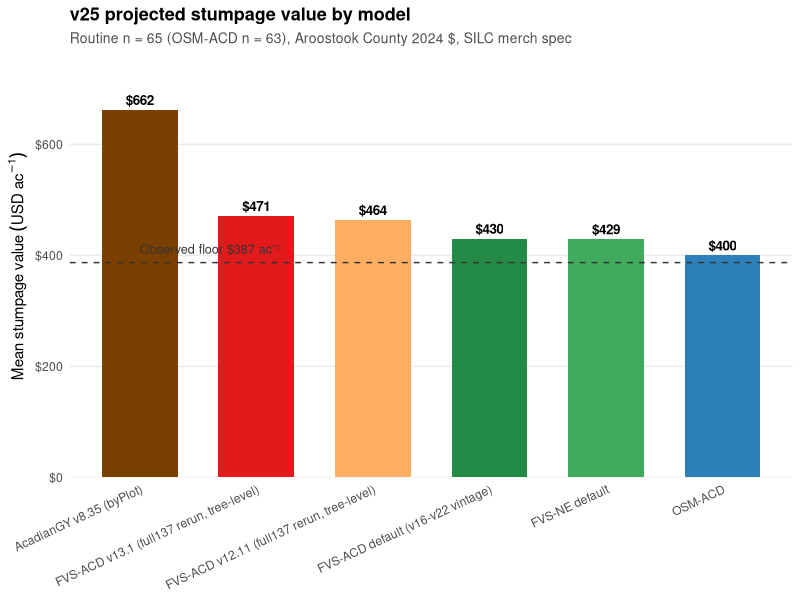
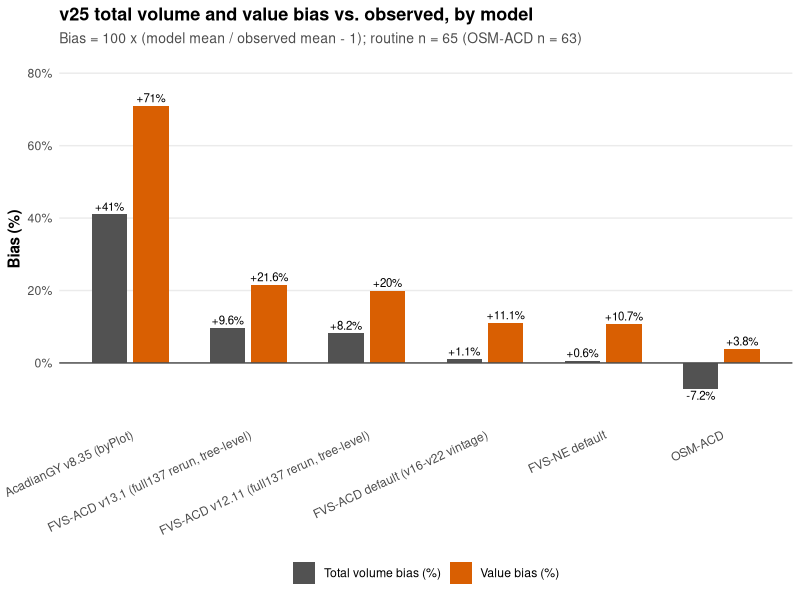

Write the R code that produced these figures, in order.
#!/usr/bin/env Rscript
# build_v25_report_figs.R
# v25: adds FVSACD_v1211_full and FVSACD_v131_full (full-137 rerun), retiring
# FVSACD_v1211_silc73. Same house style as build_v24_report_figs.R (theme_silc,
# named palette, real axis expressions, no default gray panel).

suppressMessages({ library(ggplot2); library(scales); library(data.table) })

theme_silc <- function(base_size = 11) {
  theme_minimal(base_size = base_size) +
    theme(
      panel.grid.minor = element_blank(),
      panel.grid.major.x = element_blank(),
      plot.title = element_text(face = "bold", size = base_size + 2),
      plot.subtitle = element_text(color = "grey30", size = base_size - 1),
      axis.title = element_text(face = "bold"),
      legend.position = "bottom",
      strip.text = element_text(face = "bold")
    )
}

sc <- fread("silc_cfi_value_v25_scorecard.csv")
sc[, model := factor(model, levels = model[order(-value_bias)])]

pal <- c("AcadianGY v8.35 (byPlot)" = "#7B3F00",
         "OSM-ACD" = "#2C7FB8",
         "FVS-NE default" = "#41AB5D",
         "FVS-ACD default (v16-v22 vintage)" = "#238B45",
         "FVS-ACD v12.11 (full137 rerun, tree-level)" = "#FDAE61",
         "FVS-ACD v13.1 (full137 rerun, tree-level)" = "#E31A1C")

## Figure 1: mean value per acre by model, with the observed floor -----------
obs_val <- 387
p1 <- ggplot(sc, aes(x = model, y = mean_val, fill = model)) +
  geom_col(width = 0.65, show.legend = FALSE) +
  geom_hline(yintercept = obs_val, linetype = "dashed", color = "grey20") +
  annotate("text", x = 1, y = obs_val + 25, label = paste0("Observed floor $", obs_val, " ac⁻¹"),
           hjust = 0, size = 3.2, color = "grey20") +
  geom_text(aes(label = paste0("$", mean_val)), vjust = -0.5, size = 3.4, fontface = "bold") +
  scale_fill_manual(values = pal) +
  scale_y_continuous(labels = dollar_format(), expand = expansion(mult = c(0, 0.15))) +
  labs(title = "v25 projected stumpage value by model",
       subtitle = "Routine n = 65 (OSM-ACD n = 63), Aroostook County 2024 $, SILC merch spec",
       x = NULL, y = expression(Mean~stumpage~value~(USD~ac^-1))) +
  theme_silc() +
  theme(axis.text.x = element_text(angle = 25, hjust = 1))
ggsave("v25_docbuild/fig1_value_by_model_v25.png", p1, width = 8.2, height = 4.8, dpi = 300, bg = "white")

## Figure 2: total volume + value bias by model -------------------------------
bl <- melt(sc[, .(model, `Total volume bias (%)` = totvol_bias, `Value bias (%)` = value_bias)],
           id.vars = "model", variable.name = "metric", value.name = "bias")
p2 <- ggplot(bl, aes(x = model, y = bias, fill = metric)) +
  geom_col(position = position_dodge(width = 0.7), width = 0.6) +
  geom_hline(yintercept = 0, color = "grey30") +
  geom_text(aes(label = paste0(ifelse(bias > 0, "+", ""), bias, "%")),
            position = position_dodge(width = 0.7), vjust = ifelse(bl$bias >= 0, -0.4, 1.2), size = 2.9) +
  scale_fill_manual(values = c("Total volume bias (%)" = "#525252", "Value bias (%)" = "#D95F02")) +
  scale_y_continuous(labels = function(x) paste0(x, "%"), expand = expansion(mult = c(0.12, 0.18))) +
  labs(title = "v25 total volume and value bias vs. observed, by model",
       subtitle = "Bias = 100 x (model mean / observed mean - 1); routine n = 65 (OSM-ACD n = 63)",
       x = NULL, y = "Bias (%)", fill = NULL) +
  theme_silc() +
  theme(axis.text.x = element_text(angle = 25, hjust = 1))
ggsave("v25_docbuild/fig2_bias_by_model_v25.png", p2, width = 8.4, height = 4.9, dpi = 300, bg = "white")

cat("Wrote fig1_value_by_model_v25.png, fig2_bias_by_model_v25.png to v25_docbuild/\n")
